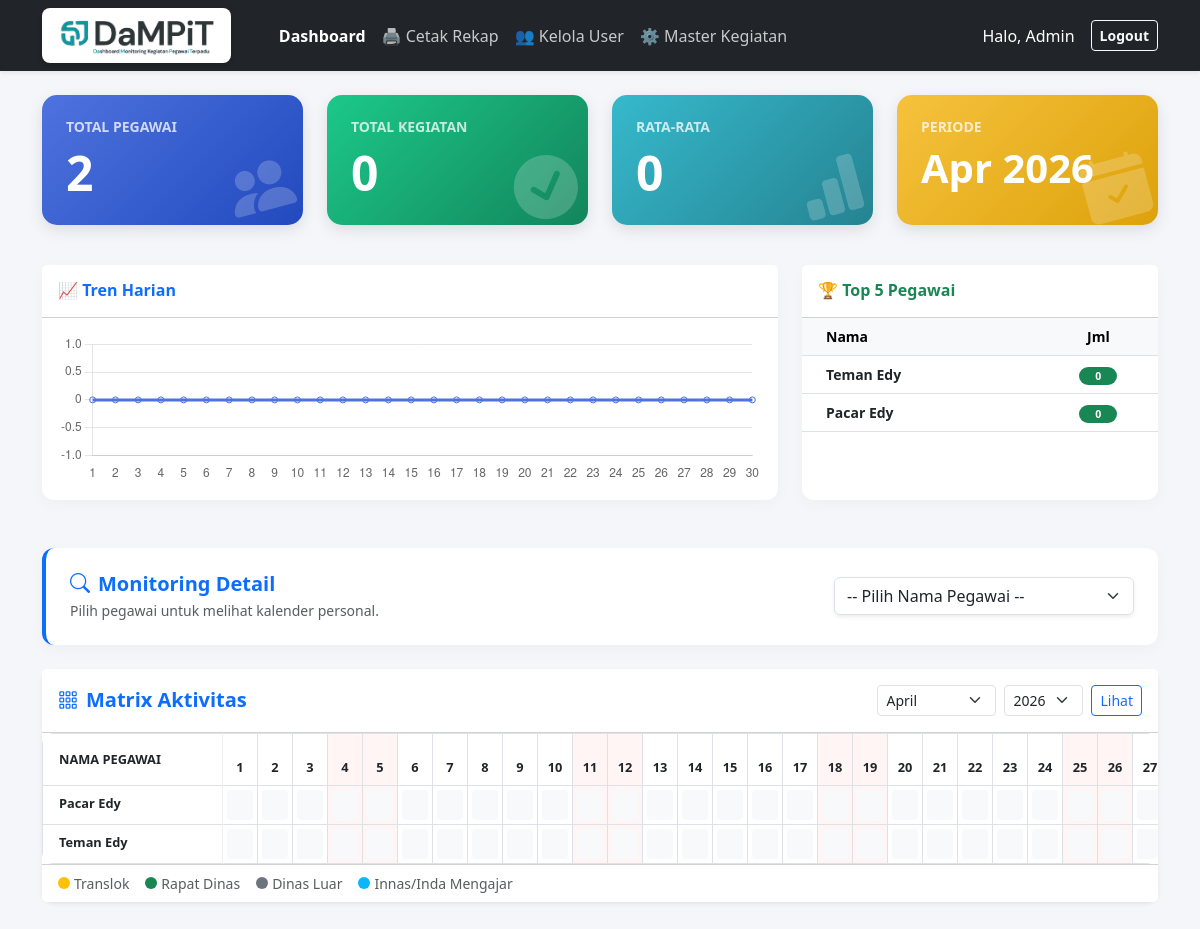
Page /admin/dashboard.php (signed in) on the committed database.
### tables this page shows
CREATE TABLE `jenis_kegiatan` (
  `id` int(11) NOT NULL,
  `nama_kegiatan` varchar(100) NOT NULL,
  `warna_label` varchar(20) NOT NULL
);

### admin/dashboard.php (the view, shortened to what this page needs)
<?php
include '../config/database.php';
$master_warna = [];
$q_master = mysqli_query($koneksi, "SELECT * FROM jenis_kegiatan");
while ($m = mysqli_fetch_assoc($q_master)) {
    $master_warna[strtolower(trim($m['nama_kegiatan']))] = $m['warna_label'];
}
$bulan_ini = date('m');
$tahun_ini = date('Y');
$q_user = mysqli_query($koneksi, "SELECT COUNT(*) as total FROM users WHERE role='pegawai'");
$d_user = mysqli_fetch_assoc($q_user);
$total_pegawai = $d_user['total'];
$q_kegiatan = mysqli_query($koneksi, "SELECT COUNT(*) as total FROM kegiatan WHERE MONTH(tanggal)='$bulan_ini' AND YEAR(tanggal)='$tahun_ini'");
$d_kegiatan = mysqli_fetch_assoc($q_kegiatan);
$total_kegiatan = $d_kegiatan['total'];
$rata_rata = ($total_pegawai > 0) ? round($total_kegiatan / $total_pegawai, 1) : 0;
$bln_matrix = isset($_GET['bln_matrix']) ? $_GET['bln_matrix'] : date('m');
$thn_matrix = isset($_GET['thn_matrix']) ? $_GET['thn_matrix'] : date('Y');
$jml_hari_matrix = cal_days_in_month(CAL_GREGORIAN, $bln_matrix, $thn_matrix);
$q_peg_all = mysqli_query($koneksi, "SELECT id, nama FROM users WHERE role='pegawai' ORDER BY nama ASC");
$list_pegawai = [];
while ($p = mysqli_fetch_assoc($q_peg_all)) $list_pegawai[$p['id']] = $p['nama'];
$matrix = [];
$id_pegawai_pilih = isset($_GET['id_pegawai']) ? $_GET['id_pegawai'] : '';
$nama_bulan_indo = ['01'=>'Januari','02'=>'Februari','03'=>'Maret','04'=>'April','05'=>'Mei','06'=>'Juni','07'=>'Juli','08'=>'Agustus','09'=>'September','10'=>'Oktober','11'=>'November','12'=>'Desember'];
$grafik_data = []; $grafik_label = []; $q_top = false;
if (empty($id_pegawai_pilih)) {
    for ($i = 1; $i <= date('t'); $i++) {
        $tgl_cek = sprintf("%04d-%02d-%02d", $tahun_ini, $bulan_ini, $i);
        $d_harian = mysqli_fetch_assoc(mysqli_query($koneksi, "SELECT COUNT(*) as total FROM kegiatan WHERE tanggal='$tgl_cek'"));
        $grafik_data[] = $d_harian['total']; $grafik_label[] = $i;
    }
    $q_top = mysqli_query($koneksi, "SELECT u.nama, COUNT(k.id) as jumlah FROM users u LEFT JOIN kegiatan k ON u.id = k.user_id AND MONTH(k.tanggal)='$bulan_ini' AND YEAR(k.tanggal)='$tahun_ini' WHERE u.role='pegawai' GROUP BY u.id ORDER BY jumlah DESC LIMIT 5");
}
?>
<!DOCTYPE html>
<html lang="id">
<head>
    <link href="https://cdn.jsdelivr.net/npm/bootstrap@5.3.0/dist/css/bootstrap.min.css" rel="stylesheet">
    <link rel="stylesheet" href="https://cdn.jsdelivr.net/npm/bootstrap-icons@1.11.0/font/bootstrap-icons.css">
</head>
<body>
    <nav class="navbar navbar-expand-lg navbar-dark bg-dark shadow-sm mb-4">
        <div class="container">
            <a class="navbar-brand p-0" href="dashboard.php"><img src="../assets/img/logo_dampit.png" alt="DaMPiT" style="height: 55px; background: white; padding: 5px 15px; border-radius: 8px; box-shadow: 0 2px 5px rgba(0,0,0,0.2);"></a>
            <div class="navbar-nav me-auto ms-4">
                <a class="nav-link text-white fw-bold active" href="dashboard.php">Dashboard</a>
                <a class="nav-link text-white opacity-75 hover-opacity-100" href="cetak_rekap.php">🖨️ Cetak Rekap</a>
                <a class="nav-link text-white opacity-75 hover-opacity-100" href="users.php">👥 Kelola User</a>
                <a class="nav-link text-white opacity-75 hover-opacity-100" href="kegiatan_master.php">⚙️ Master Kegiatan</a>
            </div>
            <div class="d-flex text-white align-items-center"><span class="me-3">Halo, Admin</span><a href="../logout.php" class="btn btn-sm btn-outline-light fw-bold">Logout</a></div>
        </div>
    </nav>
    <div class="container pb-5">
        <div class="row mb-4">
            <div class="col-md-3 mb-3">
                <div class="card stat-card bg-gradient-primary h-100">
                    <div class="card-body p-4">
                        <h6 class="text-uppercase small fw-bold opacity-75">Total Pegawai</h6>
                        <h2 class="mb-0 fw-bold display-5"><?php echo $total_pegawai; ?></h2>
                        <i class="bi bi-people-fill stat-icon"></i>
                    </div>
                </div>
            </div>
            <div class="col-md-3 mb-3">
                <div class="card stat-card bg-gradient-success h-100">
                    <div class="card-body p-4">
                        <h6 class="text-uppercase small fw-bold opacity-75">Total Kegiatan</h6>
                        <h2 class="mb-0 fw-bold display-5"><?php echo $total_kegiatan; ?></h2>
                        <i class="bi bi-check-circle-fill stat-icon"></i>
                    </div>
                </div>
            </div>
            <div class="col-md-3 mb-3">
                <div class="card stat-card bg-gradient-info h-100">
                    <div class="card-body p-4">
                        <h6 class="text-uppercase small fw-bold opacity-75">Rata-rata</h6>
                        <h2 class="mb-0 fw-bold display-5"><?php echo $rata_rata; ?></h2>
                        <i class="bi bi-bar-chart-fill stat-icon"></i>
                    </div>
                </div>
            </div>
            <div class="col-md-3 mb-3">
                <div class="card stat-card bg-gradient-warning h-100">
                    <div class="card-body p-4 text-white">
                        <h6 class="text-uppercase small fw-bold opacity-75">Periode</h6>
                        <h2 class="mb-0 fw-bold display-6"><?php echo date('M Y'); ?></h2>
                        <i class="bi bi-calendar-check-fill stat-icon"></i>
                    </div>
                </div>
            </div>
        </div>
        <?php if (empty($id_pegawai_pilih)): ?>
            <div class="row mb-4">
                <div class="col-lg-8 mb-4">
                    <div class="card card-custom h-100">
                        <div class="card-header bg-white py-3"><h6 class="m-0 fw-bold text-primary">📈 Tren Harian</h6></div>
                        <div class="card-body"><canvas id="grafikAktivitas" style="max-height: 250px;"></canvas></div>
                    </div>
                </div>
                <div class="col-lg-4 mb-4">
                    <div class="card card-custom h-100">
                        <div class="card-header bg-white py-3"><h6 class="m-0 fw-bold text-success">🏆 Top 5 Pegawai</h6></div>
                        <div class="card-body p-0">
                            <table class="table table-hover mb-0 small">
                                <thead class="table-light"><tr><th class="ps-4">Nama</th><th class="text-center">Jml</th></tr></thead>
                                <tbody>
                                    <?php while($top = mysqli_fetch_assoc($q_top)): ?>
                                    <tr><td class="ps-4 fw-bold"><?php echo $top['nama']; ?></td><td class="text-center"><span class="badge bg-success rounded-pill px-3"><?php echo $top['jumlah']; ?></span></td></tr>
                                    <?php endwhile; ?>
                                </tbody>
                            </table>
                        </div>
                    </div>
                </div>
            </div>
            <div class="card card-custom mb-4 border-start border-4 border-primary">
                <div class="card-body p-4 d-flex align-items-center justify-content-between flex-wrap gap-3">
                    <div><h5 class="fw-bold text-primary mb-1"><i class="bi bi-search me-2"></i>Monitoring Detail</h5><p class="text-muted mb-0 small">Pilih pegawai untuk melihat kalender personal.</p></div>
                    <form action="" method="GET" class="d-flex gap-2">
                        <select name="id_pegawai" class="form-select shadow-sm" style="min-width: 300px;" onchange="this.form.submit()">
                            <option value="">-- Pilih Nama Pegawai --</option>
                        </select>
                    </form>
                </div>
            </div>
            <div class="card card-custom shadow-sm mb-5">
                <div class="card-header bg-white py-3 d-flex justify-content-between align-items-center">
                    <div><h5 class="m-0 fw-bold text-primary"><i class="bi bi-grid-3x3-gap me-2"></i>Matrix Aktivitas</h5></div>
                    <form action="" method="GET" class="d-flex gap-2">
                        <select name="bln_matrix" class="form-select form-select-sm w-auto"><?php foreach($nama_bulan_indo as $k=>$v) { $sel=($k==$bln_matrix)?'selected':''; echo "<option value='$k' $sel>$v</option>"; } ?></select>
                        <select name="thn_matrix" class="form-select form-select-sm w-auto"><?php for($t=2024;$t<=date('Y')+1;$t++) { $sel=($t==$thn_matrix)?'selected':''; echo "<option value='$t' $sel>$t</option>"; } ?></select>
                        <button type="submit" class="btn btn-sm btn-outline-primary">Lihat</button>
                    </form>
                </div>
                <div class="matrix-container">
                    <table class="table table-bordered table-matrix table-hover mb-0">
                        <thead class="bg-light">
                            <tr>
                                <th class="col-sticky py-3 ps-3" style="z-index:10;">NAMA PEGAWAI</th>
                                <?php for($i=1; $i<=$jml_hari_matrix; $i++): $tgl_cek = sprintf("%04d-%02d-%02d", $thn_matrix, $bln_matrix, $i); $hari = date('w', strtotime($tgl_cek)); $cls_weekend = ($hari==0 || $hari==6) ? 'th-weekend' : ''; ?>
                                    <th class="text-center <?php echo $cls_weekend; ?>" style="min-width:35px;"><?php echo $i; ?></th>
                                <?php endfor; ?>
                            </tr>
                        </thead>
                        <tbody>
                            <?php foreach($list_pegawai as $uid => $unama): ?>
                            <tr>
                                <td class="col-sticky py-2 ps-3 fw-bold text-dark bg-white"><?php echo $unama; ?></td>
                                <?php for($d=1; $d<=$jml_hari_matrix; $d++):
                                    $data = isset($matrix[$uid][$d]) ? $matrix[$uid][$d] : null;
                                    $bg_weekend = (date('w', strtotime(sprintf("%04d-%02d-%02d", $thn_matrix, $bln_matrix, $d)))==0 || date('w', strtotime(sprintf("%04d-%02d-%02d", $thn_matrix, $bln_matrix, $d)))==6) ? 'background-color:#fff5f5;' : '';
                                ?>
                                    <td class="p-1 text-center" style="<?php echo $bg_weekend; ?>">
                                        <?php if($data):
                                            $jenis_keg = isset($data['jenis']) ? $data['jenis'] : '';
                                            $warna = getWarnaByJenis($jenis_keg, $master_warna);
                                            $icon = "";
                                            if($data['status']=='LOCKED') $icon = "<i class='bi bi-lock-fill status-dot'></i>";
                                            if($data['status']=='FINAL') $icon = "<i class='bi bi-check-all status-dot'></i>";
                                            $tooltip = date('d M', strtotime($data['tanggal'])) . " : " . $data['keterangan'];
                                        ?>
                                            <div class="cell-activity" style="background-color: <?php echo $warna; ?>;" data-bs-toggle="tooltip" title="<?php echo $tooltip; ?>"><?php echo $icon; ?></div>
                                        <?php else: ?><div class="cell-activity cell-empty"></div><?php endif; ?>
                                    </td>
                                <?php endfor; ?>
                            </tr>
                            <?php endforeach; ?>
                        </tbody>
                    </table>
                </div>
                <div class="card-footer bg-white d-flex gap-3 small text-muted flex-wrap">
                    <?php mysqli_data_seek($q_master, 0); while($m = mysqli_fetch_assoc($q_master)): ?>
                        <div class="d-flex align-items-center"><span class="d-inline-block rounded me-1" style="width:12px;height:12px;background:<?php echo $m['warna_label']; ?>;"></span> <?php echo $m['nama_kegiatan']; ?></div>
                    <?php endwhile; ?>
                </div>
            </div>
            <script>
                const ctx = document.getElementById('grafikAktivitas').getContext('2d');
                new Chart(ctx, { type: 'line', data: { labels: <?php echo json_encode($grafik_label); ?>, datasets: [{ label: 'Kegiatan', data: <?php echo json_encode($grafik_data); ?>, borderColor: '#4e73df', backgroundColor: 'rgba(78, 115, 223, 0.05)', fill: true, tension: 0.3 }] }, options: { responsive: true, maintainAspectRatio: false, plugins: { legend: { display: false } }, scales: { x: { grid: { display: false } } } } });
                var tooltipTriggerList = [].slice.call(document.querySelectorAll('[data-bs-toggle="tooltip"]')); var tooltipList = tooltipTriggerList.map(function (tooltipTriggerEl) { return new bootstrap.Tooltip(tooltipTriggerEl) });
            </script>
        <?php endif; ?>
    </div>
</body>
</html>

### admin/dashboard.php (style rules this page uses)
body { background-color: #f4f6f9; font-family: 'Segoe UI', sans-serif; }
.stat-card { border: none; border-radius: 15px; color: white; position: relative; overflow: hidden; transition: all 0.3s cubic-bezier(0.25, 0.8, 0.25, 1); box-shadow: 0 5px 15px rgba(0,0,0,0.1); cursor: default; }
.stat-icon { font-size: 4rem; opacity: 0.2; position: absolute; right: 10px; bottom: -10px; transform: rotate(-15deg); transition: all 0.4s ease; }
.bg-gradient-primary { background: linear-gradient(135deg, #4e73df 0%, #224abe 100%); }
.bg-gradient-success { background: linear-gradient(135deg, #1cc88a 0%, #13855c 100%); }
.bg-gradient-info { background: linear-gradient(135deg, #36b9cc 0%, #258391 100%); }
.bg-gradient-warning { background: linear-gradient(135deg, #f6c23e 0%, #dda20a 100%); }
.matrix-container { overflow-x: auto; background: white; border-radius: 12px; position: relative; }
.table-matrix { margin-bottom: 0; font-size: 0.8rem; white-space: nowrap; }
.col-sticky { position: sticky; left: 0; background-color: #fff; z-index: 5; border-right: 2px solid #eee; min-width: 180px; max-width: 180px; overflow: hidden; text-overflow: ellipsis; }
.th-weekend { background-color: #fff5f5 !important; color: #dc3545; }
.cell-activity { height: 30px; width: 100%; border-radius: 4px; cursor: pointer; transition: 0.2s; position: relative; }
.cell-empty { background-color: #f8f9fa; }
.card-custom { border: none; border-radius: 12px; box-shadow: 0 4px 15px rgba(0,0,0,0.03); }

### rows in the picture
jenis_kegiatan: nama_kegiatan "Translok"
jenis_kegiatan: nama_kegiatan "Rapat Dinas"
jenis_kegiatan: nama_kegiatan "Dinas Luar"
jenis_kegiatan: nama_kegiatan "Innas/Inda Mengajar"

### other values in the picture
$total_pegawai "2"
$total_kegiatan "0"
$rata_rata "0"
$top['nama'] "Teman Edy"
$top['jumlah'] "0"
$top['nama'] "Pacar Edy"
$unama "Pacar Edy"
$unama "Teman Edy"
form field bln_matrix "April"
form field thn_matrix "2026"
chart data {{ json_encode($grafik_label) }} [1,2,3,4,5,6,7,8,9,10,11,12,13,14,15,16,17,18,19,20,21,22,23,24,25,26,27,28,29,30]
chart data {{ json_encode($grafik_data) }} ["0","0","0","0","0","0","0","0","0","0","0","0","0","0","0","0","0","0","0","0","0","0","0","0","0","0","0","0","0","0"]
